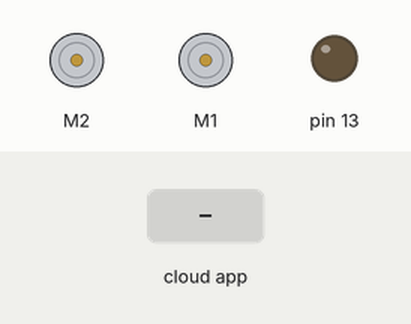
Recording of a sketch running on a simulated Arduino Uno, built with avr-gcc and run on an emulated ATmega328P. Parts: 2 × DC motor (green arrow = forward, orange = backward, longer = faster), output pins drawn as LEDs (lit = HIGH). Inputs (shaded band) come from the test bench. The ROS host is connected and sends only what is stated.

Above: at 1.2 s.
1.3 s: the phone or cloud app sets linear.x to -100
At 2.3 s:
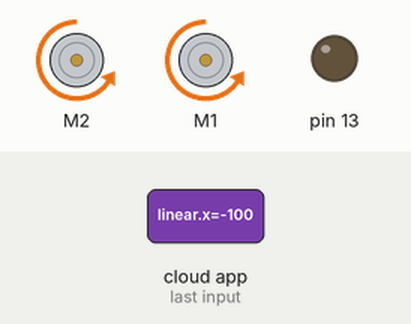
2.8 s: the phone or cloud app sets angular.z to -100
At 3.4 s:
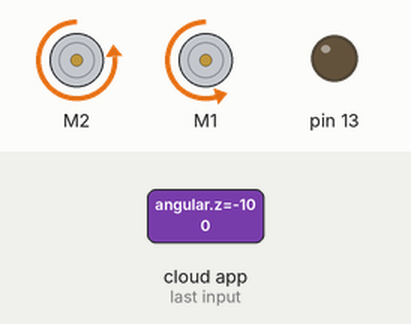
4.3 s: the phone or cloud app sets linear.x to 0
At 4.6 s:
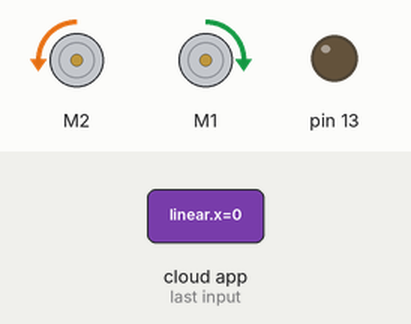
5.8 s: the phone or cloud app sets angular.z to 0
At 6.9 s:
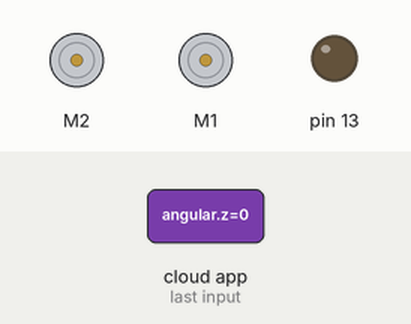
7.3 s: the phone or cloud app sets linear.x to 100
At 8.0 s:
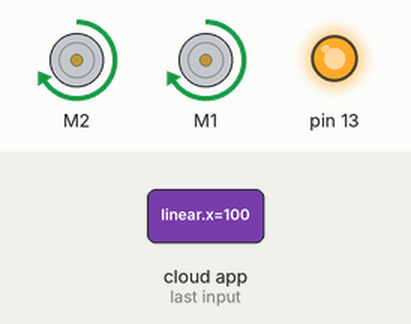
8.8 s: the phone or cloud app sets angular.z to 100
At 9.1 s:
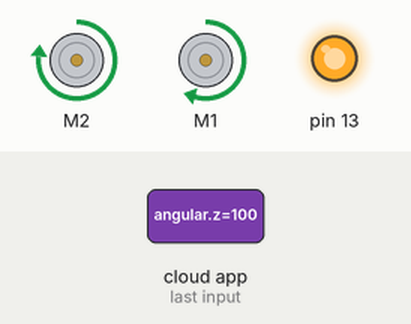
Timing chart, 0 to 11.3 s (numbered marks = the images above; inputs shaded):
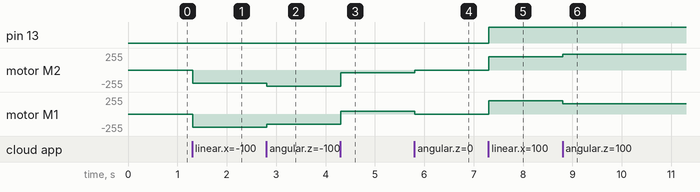

The sketch:

rosserial.ino
```cpp
/*
 * rosserial Subscriber Example
 * Blinks an LED on callback
 */
#include <ros.h>
#include <geometry_msgs/Twist.h>
#include <SoftwareSerial.h>
#include <SabertoothSimplified.h>

SoftwareSerial SWSerial(NOT_A_PIN, 12);
SabertoothSimplified ST(SWSerial); // Use SWSerial as the serial port.
#define MOTOR_LEFT 2
#define MOTOR_RIGHT 1

/*
* Helper function to map Floats, based on Arduino map()
*/
float mapfloat(float x, float in_min, float in_max, float out_min, float out_max){
 return (x - in_min) * (out_max - out_min) / (in_max - in_min) + out_min;
}

ros::NodeHandle nh;

int mSpeed = 0;
int mDir = 0;

void messageCb( const geometry_msgs::Twist& toggle_msg){
  if(toggle_msg.linear.x > 0){
    digitalWrite(13, HIGH);
  } else {
    digitalWrite(13, LOW);
  }

  mSpeed = mapfloat(toggle_msg.linear.x, -1.28, 1.28, -127, 127);
  mDir = mapfloat(toggle_msg.angular.z, -6, 6, -127, 127);

  ST.motor(MOTOR_LEFT, constrain(mSpeed + mDir, -127, 127));
  ST.motor(MOTOR_RIGHT, constrain(mSpeed - mDir, -127, 127));
}

ros::Subscriber<geometry_msgs::Twist> sub("/cmd_vel", &messageCb );

void setup()
{
  pinMode(13, OUTPUT);
  SWSerial.begin(9600);
  nh.initNode();
  nh.subscribe(sub);
}

void loop()
{
  nh.spinOnce();
  delay(1);
}
```

Measured:
- after the input at 1.3 s, motor M2, motor M1: stopped → backward 198/255 at once
- after the input at 2.8 s, motor M2: backward 198/255 → backward 240/255 at once; motor M1: backward 198/255 → backward 156/255 at once
- after the input at 4.3 s, motor M2: backward 240/255 → backward 42/255 at once; motor M1: backward 156/255 → forward 42/255 at once
- after the input at 5.8 s, motor M2: backward 42/255 → stopped at once; motor M1: forward 42/255 → stopped at once
- after the input at 7.3 s, pin 13: LOW → HIGH at once; motor M2, motor M1: stopped → forward 198/255 at once
- after the input at 8.8 s, motor M2: forward 198/255 → forward 240/255 at once; motor M1: forward 198/255 → forward 156/255 at once
